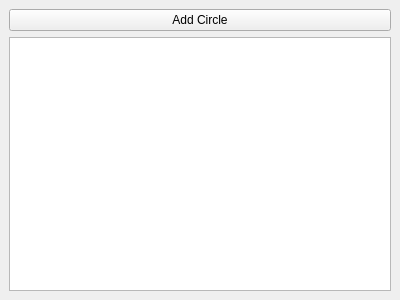
<?xml version="1.0" encoding="UTF-8"?>
<ui version="4.0">
 <class>MainWindow</class>
 <widget class="QMainWindow" name="MainWindow">
  <property name="geometry">
   <rect>
    <x>0</x>
    <y>0</y>
    <width>400</width>
    <height>300</height>
   </rect>
  </property>
  <property name="windowTitle">
   <string>MainWindow</string>
  </property>
  <widget class="QWidget" name="centralwidget">
   <layout class="QVBoxLayout" name="verticalLayout">
    <item>
     <widget class="QPushButton" name="addButton">
      <property name="text">
       <string>Add Circle</string>
      </property>
     </widget>
    </item>
    <item>
     <widget class="QGraphicsView" name="graphicsView"/>
    </item>
   </layout>
  </widget>
 </widget>
 <resources/>
 <connections/>
</ui>
